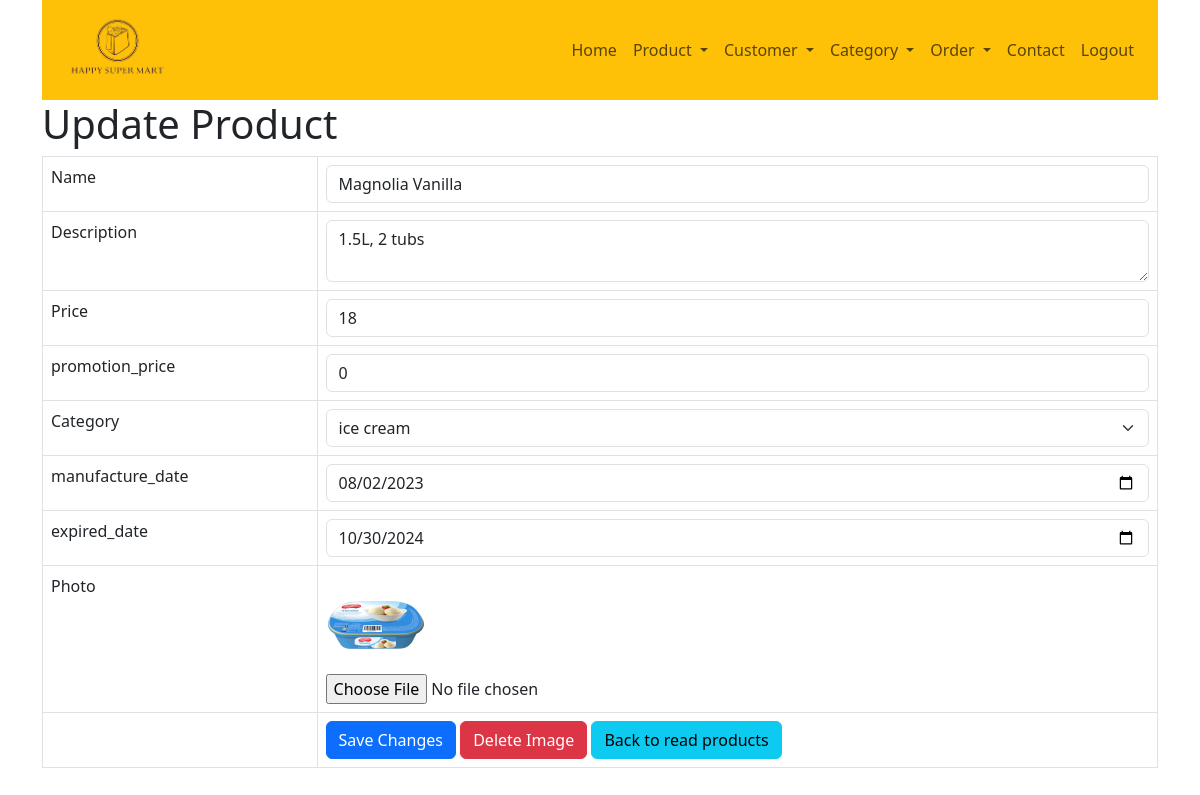
Page /product_update.php?id=18 (signed in) on the committed database.
### tables this page shows
CREATE TABLE IF NOT EXISTS `products` (
  `id` int NOT NULL AUTO_INCREMENT,
  `name` varchar(128) NOT NULL,
  `description` text NOT NULL,
  `price` double NOT NULL,
  `created` datetime NOT NULL,
  `modified` timestamp NOT NULL DEFAULT CURRENT_TIMESTAMP ON UPDATE CURRENT_TIMESTAMP,
  `promotion_price` double NOT NULL,
  `manufacture_date` date DEFAULT NULL,
  `expired_date` date DEFAULT NULL,
  `category_name` varchar(25) DEFAULT NULL,
  `image` varchar(255) DEFAULT NULL,
  PRIMARY KEY (`id`)
);

### product_update.php (the view, shortened to what this page needs)
<!DOCTYPE HTML>
<html>
<head>
    <link href="https://cdn.jsdelivr.net/npm/bootstrap@5.3.0/dist/css/bootstrap.min.css" rel="stylesheet">
</head>
<body>
    <div class="container">
        <?php
        include 'navbar/menu_nav.php';
        ?>
        <div class="page-header">
            <h1>Update Product</h1>
        </div>
        <?php
        $id = isset($_GET['id']) ? $_GET['id'] : die('ERROR: Record ID not found.');
        include 'config/database.php';
        try {
            $query = "SELECT id, name, description, price,promotion_price,category_name,manufacture_date,expired_date,image FROM products WHERE id = ? LIMIT 0,1";
            $stmt = $con->prepare($query);
            $stmt->bindParam(1, $id);
            $stmt->execute();
            $row = $stmt->fetch(PDO::FETCH_ASSOC);
            $name = $row['name'];
            $description = $row['description'];
            $price = $row['price'];
            $promotion_price = $row['promotion_price'];
            $manufacture_date = $row['manufacture_date'];
            $expired_date = $row['expired_date'];
            $image = $row['image'];
        }
        catch (PDOException $exception) {
            die('ERROR: ' . $exception->getMessage());
        }
        ?>
        <form action="<?php echo htmlspecialchars($_SERVER["PHP_SELF"] . "?id={$id}"); ?>" method="post" enctype="multipart/form-data">
            <table class='table table-hover table-responsive table-bordered'>
                <tr>
                    <td>Name</td>
                    <td><input type='text' name='name' value="<?php echo htmlspecialchars($name, ENT_QUOTES);  ?>" class='form-control' /></td>
                </tr>
                <tr>
                    <td>Description</td>
                    <td><textarea name='description' class='form-control'><?php echo htmlspecialchars($description, ENT_QUOTES);  ?></textarea></td>
                </tr>
                <tr>
                    <td>Price</td>
                    <td><input type='text' name='price' value="<?php echo htmlspecialchars($price, ENT_QUOTES);  ?>" class='form-control' /></td>
                </tr>
                <tr>
                    <td>promotion_price</td>
                    <td><input type='text' name='promotion_price' value="<?php echo htmlspecialchars($promotion_price, ENT_QUOTES);  ?>" class='form-control' /></td>
                </tr>
                <tr>
                    <td>Category</td>
                    <td><select class="form-select" name="category_name">
                            <?php
                            $query = "SELECT category_name FROM category";
                            $stmt = $con->prepare($query);
                            $stmt->execute();
                            while ($category_row = $stmt->fetch(PDO::FETCH_ASSOC)) {
                                $category = $category_row['category_name'];
                                $selected = ($category == $row['category_name']) ? "selected" : "";
                                echo "<option value='" . $category . "' $selected>" . htmlspecialchars($category) . "</option>";
                            }
                            ?></select></td>
                </tr>
                <tr>
                    <td>manufacture_date</td>
                    <td><input type='date' name='manufacture_date' value="<?php echo htmlspecialchars($manufacture_date, ENT_QUOTES);  ?>" class='form-control' /></td>
                </tr>
                <tr>
                    <td>expired_date</td>
                    <td><input type='date' name='expired_date' value="<?php echo htmlspecialchars($expired_date, ENT_QUOTES);  ?>" class='form-control' /></td>
                </tr>
                <tr>
                    <td>Photo</td>
                    <td>
                        <?php
                        if ($image == "") {
                            echo '<img src="image/CS_image.jpg" width="100"> <br>';
                            echo '<input type="file" name="image" />';
                        } else {
                            echo '<img src="' . ($image) . '"width="100"> <br>';
                            echo '<input type="file" name="image" />';
                        }
                        ?>
                    </td>
                </tr>
                <tr>
                    <td></td>
                    <td>
                        <input type='submit' value='Save Changes' class='btn btn-primary' />
                        <?php if ($image != "") { ?>
                            <input type="submit" value="Delete Image" class="btn btn-danger" name="delete_image">
                        <?php } ?>
                        <a href='product_read.php' class='btn btn-info'>Back to read products</a>
                    </td>
                </tr>
            </table>
        </form>
    </div>
</body>
</html>

### rows in the picture
products: name "Magnolia Vanilla", description "1.5L, 2 tubs", price "18", promotion_price "0", manufacture_date "08/02/2023", expired_date "10/30/2024", image (picture)

### other values in the picture
form field category_name "ice cream"
